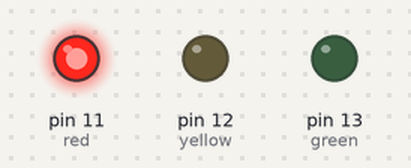
This sketch was run on a simulated Arduino Uno, built with avr-gcc and run on an emulated ATmega328P. Parts: output pins drawn as LEDs (lit = HIGH).

Above: at 1.0 s.
At 3.5 s:
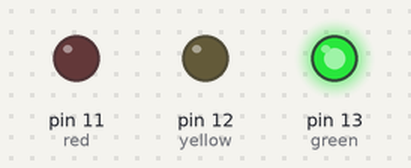
At 5.2 s:
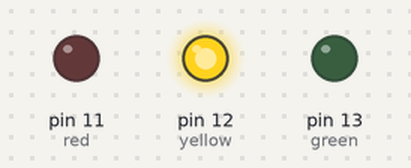
At 5.95 s:
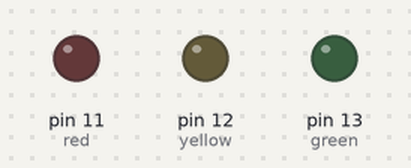
Timing chart, 0 to 7.9 s (numbered marks = the images above):
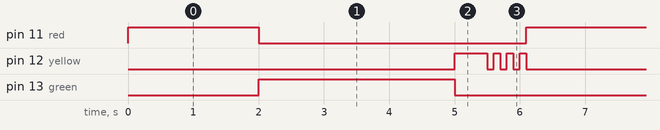

The sketch:

semaforo.ino
```cpp
#define green 13
#define yellow 12
#define red 11

void setup() {
  pinMode(green, OUTPUT);
  pinMode(yellow, OUTPUT);
  pinMode(red, OUTPUT);
}

void loop() {
  digitalWrite(yellow, LOW);
  digitalWrite(green, LOW);
  digitalWrite(red, HIGH);
  delay(2000);
  digitalWrite(red, LOW);
  digitalWrite(green, HIGH);
  delay(3000);
  digitalWrite(green, LOW);
  digitalWrite(yellow, HIGH);
  delay(500);
  for(int i=0; i<3;i++){
  digitalWrite(yellow, LOW);
  delay(100);
  digitalWrite(yellow, HIGH);
  delay(100);
  }
}
```

Measured:
- by itself, pin 11 (red): alternates HIGH for 2.0 s and LOW for 4.1 s
- by itself, pin 12 (yellow): repeats every 6.1 s: 3 × (LOW 0.10 s, HIGH 0.10 s), LOW 5.0 s, HIGH 0.50 s
- by itself, pin 13 (green): alternates HIGH for 3.0 s and LOW for 3.1 s
